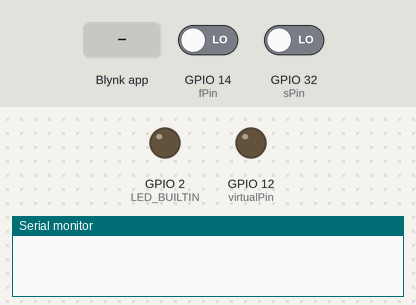
Simulated run of this sketch. Board: ESP32. Parts: output pins drawn as LEDs (lit = HIGH), the last lines printed to the serial monitor. The test bench sets the inputs (shaded band); at power-on: GPIO 14 (fPin) LOW, GPIO 32 (sPin) LOW. WiFi joins after 1.5 s; servers stay silent unless stated.

Above: at 3.0 s.
3.1 s: Blynk app writes 1 to V12
At 5.7 s:
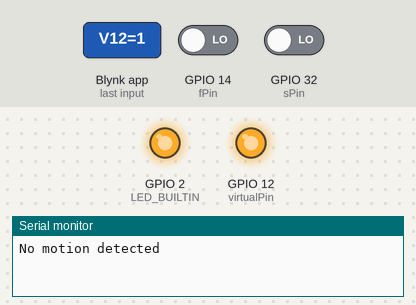
6.9 s: GPIO 14 (fPin) driven HIGH
12.3 s: GPIO 32 (sPin) driven HIGH
20.2 s: GPIO 14 (fPin) driven LOW
Timing chart, 0 to 23.2 s (numbered marks = the images above; inputs shaded):
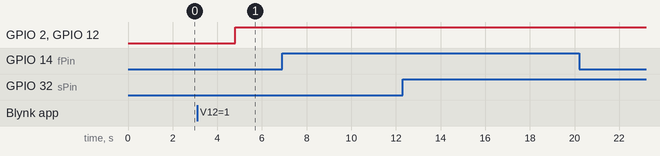

Measured:
- after the input at 3.1 s, GPIO 2 (LED_BUILTIN), GPIO 12 (virtualPin): LOW → HIGH after 1.7 s

The sketch:

SensorFan.ino
```cpp
/*************************************************************

  This is a simple demo of sending and receiving some data.
  Be sure to check out other examples!
 *************************************************************/

/* Fill-in information from Blynk Device Info here */
/*************************************************************
  Blynk is a platform with iOS and Android apps to control
  ESP32, Arduino, Raspberry Pi and the likes over the Internet.
  You can easily build mobile and web interfaces for any
  projects by simply dragging and dropping widgets.

    Downloads, docs, tutorials: https://www.blynk.io
    Sketch generator:           https://examples.blynk.cc
    Blynk community:            https://community.blynk.cc
    Follow us:                  https://www.fb.com/blynkapp
                                https://twitter.com/blynk_app

  Blynk library is licensed under MIT license
  This example code is in public domain.

 *************************************************************
  This example runs directly on ESP32 chip.

  NOTE: This requires ESP32 support package:
    https://github.com/espressif/arduino-esp32

  Please be sure to select the right ESP32 module
  in the Tools -> Board menu!

  Change WiFi ssid, pass, and Blynk auth token to run :)
  Feel free to apply it to any other example. It's simple!
 *************************************************************/

/* Comment this out to disable prints and save space */
#define BLYNK_TEMPLATE_ID "TMPLLBmqiRA7"
#define BLYNK_TEMPLATE_NAME "Fan Control Template"
#define BLYNK_AUTH_TOKEN "0h0jKxfKmj4LOA4JwcZ1JxLxV-maWYbG"
#define BLYNK_PRINT Serial

#include <WiFi.h>
#include <WiFiClient.h>
#include <BlynkSimpleEsp32.h>

// Your WiFi credentials.
// Set password to "" for open networks.
char ssid[] = "BT-Q8C2H9";
char pass[] = "PbRLEkAmHn4yRa";
BlynkTimer timer;
int virtualPin = 12;//the pin to read for blynk inputs

int fPin = 14;int fState = 0;
int sPin = 32;int sState = 0;

BLYNK_WRITE(V12)
{
  // Set incoming value from pin V12 to a variable
  int value = param.asInt();
  digitalWrite(LED_BUILTIN, HIGH);
  digitalWrite(virtualPin, HIGH);
  // Update state
  Blynk.virtualWrite(V12, value);
}


// This function is called every time the device is connected to the Blynk.Cloud
BLYNK_CONNECTED()
{
  // Change Web Link Button message to "Congratulations!"
  Blynk.setProperty(V3, "offImageUrl", "https://static-image.nyc3.cdn.digitaloceanspaces.com/general/fte/congratulations.png");
  Blynk.setProperty(V3, "onImageUrl",  "https://static-image.nyc3.cdn.digitaloceanspaces.com/general/fte/congratulations_pressed.png");
  Blynk.setProperty(V3, "url", "https://docs.blynk.io/en/getting-started/what-do-i-need-to-blynk/how-quickstart-device-was-made");
}

// This function sends Arduino's uptime every second to Virtual Pin 2.
void myTimerEvent()
{
  Blynk.virtualWrite(V2, millis() / 1000);
}
void Entered(){
  Blynk.logEvent("entered", "Someone Walked in");
}
void setup()
{
  pinMode(fPin, INPUT);pinMode(sPin, INPUT);
  // Debug console
  Serial.begin(115200);

  Blynk.begin(BLYNK_AUTH_TOKEN, ssid, pass);
  // You can also specify server:
  //Blynk.begin(BLYNK_AUTH_TOKEN, ssid, pass, "blynk.cloud", 80);
  //Blynk.begin(BLYNK_AUTH_TOKEN, ssid, pass, IPAddress(192,168,1,100), 8080);

  // Setup a function to be called every second
  timer.setInterval(1000L, myTimerEvent);
  pinMode(virtualPin, OUTPUT);
  pinMode(LED_BUILTIN, OUTPUT);
}

void loop()
{
  Blynk.run();
  timer.run();
  delay(1000);
  // You can inject your own code or combine it with other sketches.
  // Check other examples on how to communicate with Blynk. Remember
  // to avoid delay() function!

  fState = digitalRead(fPin);
  sState = digitalRead(sPin);
  delay(1000);
  if (fState == HIGH){
    Serial.println("MOTION DETECTED ON FIRST SENSOR");
    delay(1000);
    if(sState == HIGH){
      Serial.println("SUBJECT IS IN!");
      delay(1000);
      Blynk.logEvent("entered", "Someone Walked in");
    }else{
      Serial.println("Subject didn't go in ");
      delay(1000);
    }
  }

  else if (sState == HIGH){
    delay(1000);
    Serial.println("DETECTED MOTION ON SECOND SENSOR");
    delay(1000);
    if(fState == HIGH){
      Serial.println("SUBJECT HAS LEFT!");
      Blynk.logEvent("exited", "Someone Left");
      delay(1000);
    }else{
      Serial.println("Subject didn't leave");
      delay(1000);
    }
  }

  else{
    Serial.println("No motion detected");
    delay(1000);
  }
}
```
